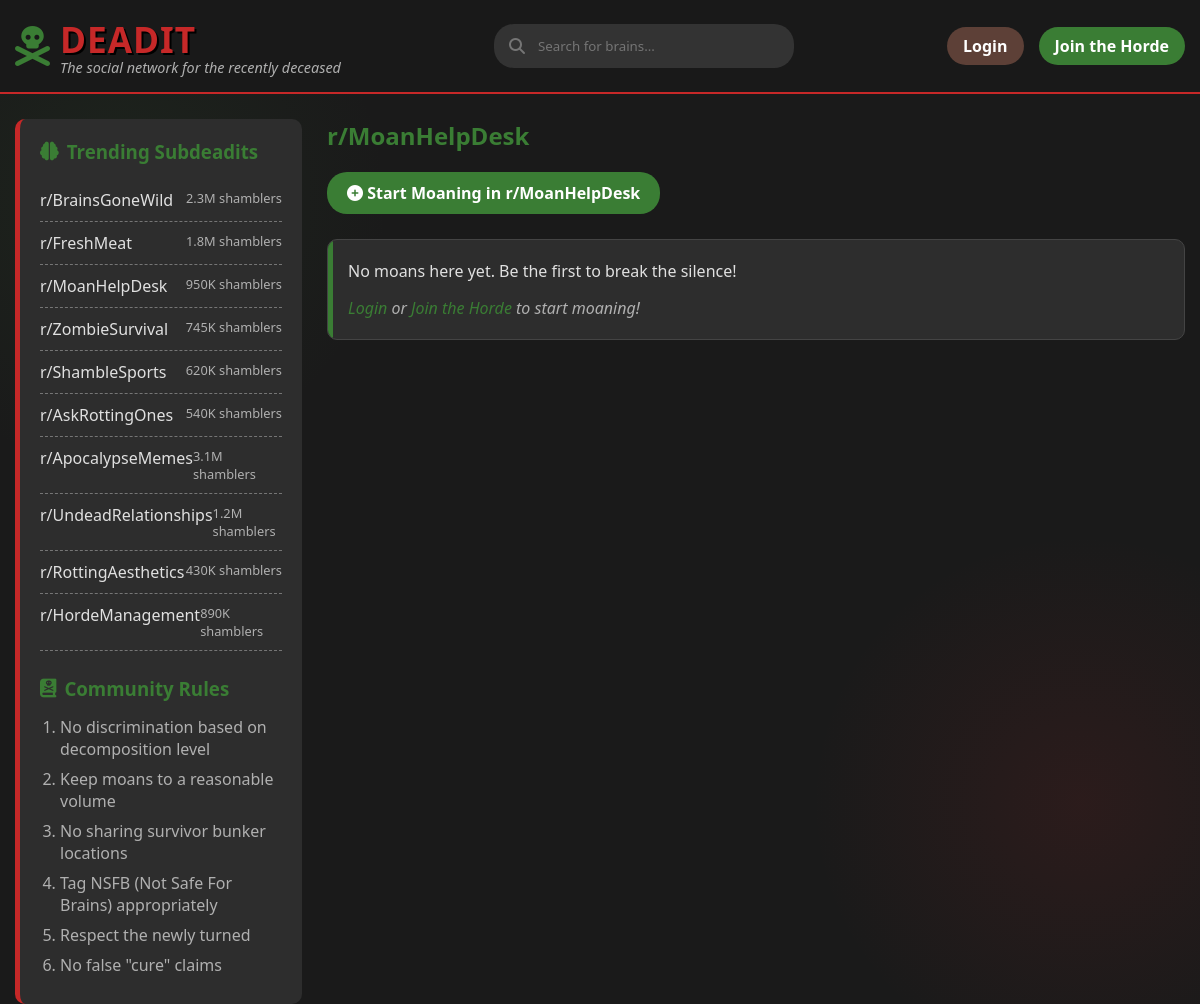
The app's page /dr/MoanHelpDesk, older data.
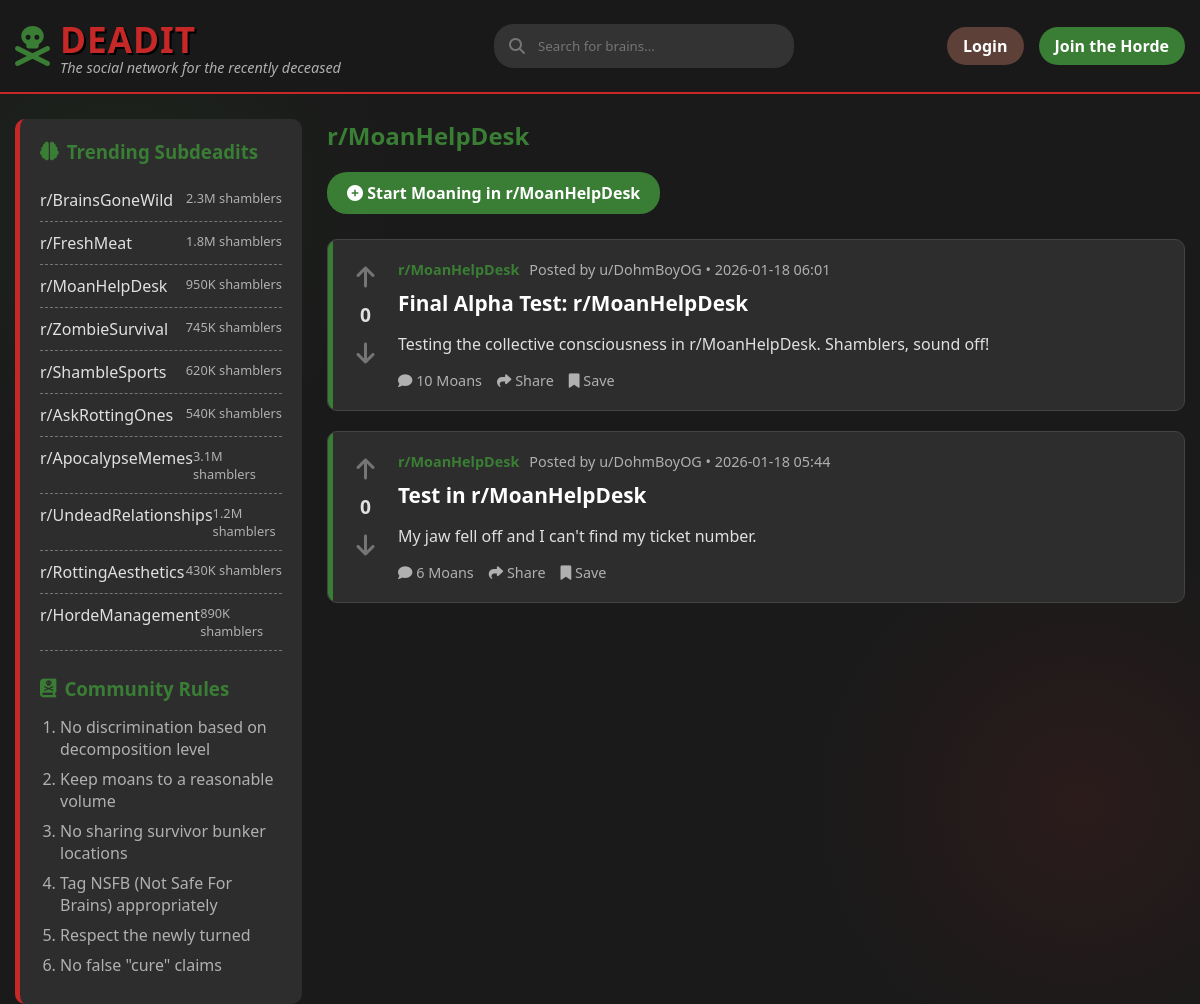
The same page, newer data.
### backend/models/content.py (models this page shows, shortened)
class Post(db.Model):
    __tablename__ = 'posts'
    id = db.Column(db.Integer, primary_key=True)
    title = db.Column(db.String(255), nullable=False)
    body = db.Column(db.Text, nullable=False)
    subdeadit = db.Column(db.String(64), nullable=False, index=True)
    flair = db.Column(db.String(64))
    image_url = db.Column(db.String(255))
    user_id = db.Column(db.Integer, db.ForeignKey('users.id'), nullable=False)
    created_at = db.Column(db.DateTime, default=datetime.utcnow)
    upvotes = db.Column(db.Integer, default=0)
    downvotes = db.Column(db.Integer, default=0)
    comments = db.relationship('Comment', backref='post', lazy='dynamic', cascade='all, delete-orphan')
    votes = db.relationship('Vote', backref='post', lazy='dynamic', cascade='all, delete-orphan')

### backend/models/user.py (models this page shows, shortened)
class User(UserMixin, db.Model):
    __tablename__ = 'users'
    id = db.Column(db.Integer, primary_key=True)
    username = db.Column(db.String(64), unique=True, nullable=False, index=True)
    password_hash = db.Column(db.String(128))
    is_zombie = db.Column(db.Boolean, default=False)
    created_at = db.Column(db.DateTime, default=datetime.utcnow)
    posts = db.relationship('Post', backref='author', lazy='dynamic')
    comments = db.relationship('Comment', backref='author', lazy='dynamic')

### backend/routes/main.py (the view)
@bp.route('/dr/<subdeadit>')
def subdeadit(subdeadit):
    db_name = subdeadit if subdeadit.startswith('r/') else f'r/{subdeadit}'
    display_name = db_name
    posts = Post.query.filter_by(subdeadit=db_name).order_by(Post.created_at.desc()).all()
    return render_template('feed.html', posts=posts, title=display_name, current_subdeadit=subdeadit)

### templates/feed.html (shortened to what this page needs)
{% extends "base.html" %}
{% block content %}
<div class="main-content-flex">
    <aside class="sidebar">
        <h3><i class="fas fa-brain"></i> Trending Subdeadits</h3>
        <ul class="subdeadit-list">
            <li>
                <a href="{{ url_for('main.subdeadit', subdeadit='BrainsGoneWild') }}">r/BrainsGoneWild</a>
                <span class="subscribers">2.3M shamblers</span>
            </li>
            <li>
                <a href="{{ url_for('main.subdeadit', subdeadit='FreshMeat') }}">r/FreshMeat</a>
                <span class="subscribers">1.8M shamblers</span>
            </li>
            <li>
                <a href="{{ url_for('main.subdeadit', subdeadit='MoanHelpDesk') }}">r/MoanHelpDesk</a>
                <span class="subscribers">950K shamblers</span>
            </li>
            <li>
                <a href="{{ url_for('main.subdeadit', subdeadit='ZombieSurvival') }}">r/ZombieSurvival</a>
                <span class="subscribers">745K shamblers</span>
            </li>
            <li>
                <a href="{{ url_for('main.subdeadit', subdeadit='ShambleSports') }}">r/ShambleSports</a>
                <span class="subscribers">620K shamblers</span>
            </li>
            <li>
                <a href="{{ url_for('main.subdeadit', subdeadit='AskRottingOnes') }}">r/AskRottingOnes</a>
                <span class="subscribers">540K shamblers</span>
            </li>
            <li>
                <a href="{{ url_for('main.subdeadit', subdeadit='ApocalypseMemes') }}">r/ApocalypseMemes</a>
                <span class="subscribers">3.1M shamblers</span>
            </li>
            <li>
                <a href="{{ url_for('main.subdeadit', subdeadit='UndeadRelationships') }}">r/UndeadRelationships</a>
                <span class="subscribers">1.2M shamblers</span>
            </li>
            <li>
                <a href="{{ url_for('main.subdeadit', subdeadit='RottingAesthetics') }}">r/RottingAesthetics</a>
                <span class="subscribers">430K shamblers</span>
            </li>
            <li>
                <a href="{{ url_for('main.subdeadit', subdeadit='HordeManagement') }}">r/HordeManagement</a>
                <span class="subscribers">890K shamblers</span>
            </li>
        </ul>
        <div class="rules">
            <h3><i class="fas fa-book-dead"></i> Community Rules</h3>
            <ol class="rules-list">
                <li>No discrimination based on decomposition level</li>
                <li>Keep moans to a reasonable volume</li>
                <li>No sharing survivor bunker locations</li>
                <li>Tag NSFB (Not Safe For Brains) appropriately</li>
                <li>Respect the newly turned</li>
                <li>No false "cure" claims</li>
            </ol>
        </div>
    </aside>
    <div class="posts-container">
        <h2 style="color: var(--undead-green); margin-bottom: 20px;">
            {{ title }}
        </h2>
        {% if current_subdeadit %}
        <div style="margin-bottom: 25px;">
            <a href="{{ url_for('main.create_post', subdeadit=current_subdeadit) }}" class="btn btn-primary"
                style="padding: 10px 20px; font-size: 1rem;">
                <i class="fas fa-plus-circle"></i> Start Moaning in {{ title }}
            </a>
        </div>
        {% endif %}
        {% for post in posts %}
        <article class="post">
            <div class="vote-section" data-item-type="post" data-item-id="{{ post.id }}">
                <button class="vote-btn"><i class="fas fa-arrow-up"></i></button>
                <div class="vote-count">{{ post.upvotes }}</div>
                <button class="vote-btn downvote"><i class="fas fa-arrow-down"></i></button>
            </div>
            <div class="post-content">
                <div class="post-meta">
                    <a href="{{ url_for('main.subdeadit', subdeadit=post.subdeadit.replace('r/', '')) }}"
                        class="subdeadit">{{
                        post.subdeadit }}</a>
                    <span class="posted-by">Posted by u/{{ post.author.username }} • {{
                        post.created_at.strftime('%Y-%m-%d %H:%M') }}</span>
                </div>
                <h2 class="post-title"><a href="{{ url_for('main.post_detail', post_id=post.id) }}"
                        style="color: inherit; text-decoration: none;">{{ post.title }}</a></h2>
                <div class="post-body">
                    {{ post.body[:200] }}{% if post.body|length > 200 %}...{% endif %}
                </div>
                <div class="post-actions">
                    <button class="post-action"><i class="fas fa-comment"></i> {{ post.comments.count() }}
                        Moans</button>
                    <button class="post-action"><i class="fas fa-share"></i> Share</button>
                    <button class="post-action"><i class="fas fa-bookmark"></i> Save</button>
                </div>
            </div>
        </article>
        {% else %}
        <div class="post">
            <div class="post-content">
                <p>No moans here yet. Be the first to break the silence!</p>
                <div style="margin-top: 15px;">
                    {% if current_user.is_authenticated %}
                    {% if not current_subdeadit %}
                    <a href="{{ url_for('main.create_post') }}" class="btn btn-primary">Start Moaning</a>
                    {% endif %}
                    {% else %}
                    <p style="color: var(--text-decay); font-style: italic;">
                        <a href="{{ url_for('auth.login') }}">Login</a> or <a href="{{ url_for('auth.register') }}">Join
                            the Horde</a> to start moaning!
                    </p>
                    {% endif %}
                </div>
            </div>
        </div>
        {% endfor %}
    </div>
</div>
{% endblock %}

### templates/base.html (shortened to what this page needs)
<!DOCTYPE html>
<html lang="en">
<head>
    <link rel="stylesheet" href="https://cdnjs.cloudflare.com/ajax/libs/font-awesome/6.4.0/css/all.min.css">
</head>
<body>
    <header>
        <div class="container header-container">
            <a href="{{ url_for('main.index') }}" class="logo">
                <i class="fas fa-skull-crossbones logo-icon"></i>
                <div>
                    <h1 class="logo-text">DEADIT</h1>
                    <p class="logo-tagline">The social network for the recently deceased</p>
                </div>
            </a>
            <form action="{{ url_for('main.search') }}" method="GET" class="search-bar">
                <i class="fas fa-search"></i>
                <input type="text" name="q" placeholder="Search for brains...">
            </form>
            <div class="user-actions">
                {% if current_user.is_authenticated %}
                <span><i class="fas fa-user-injured"></i> u/{{ current_user.username }}</span>
                <a href="{{ url_for('auth.logout') }}" class="btn btn-secondary">Logout</a>
                {% else %}
                <a href="{{ url_for('auth.login') }}" class="btn btn-secondary">Login</a>
                <a href="{{ url_for('auth.register') }}" class="btn btn-primary">Join the Horde</a>
                {% endif %}
            </div>
        </div>
    </header>
    <div class="container main-content">
        {% block content %}{% endblock %}
    </div>
</body>
</html>

### templates/base.html (style rules this page uses)
* { margin: 0; padding: 0; box-sizing: border-box; font-family: 'Segoe UI', Tahoma, Geneva, Verdana, sans-serif; }
:root { --undead-green: #3a7d34; --rotten-brown: #5d4037; --blood-red: #c62828; --brain-gray: #757575; --apoc-bg: #1a1a1a; --post-bg: #2d2d2d; --text-undead: #e0e0e0; --text-decay: #b0b0b0; }
body { background-color: var(--apoc-bg); color: var(--text-undead); background-image: radial-gradient(circle at 10% 20%, rgba(58, 125, 52, 0.1) 0%, transparent 20%), radial-gradient(circle at 90% 80%, rgba(197, 40, 40, 0.1) 0%, transparent 20%); min-height: 100vh; }
.container { max-width: 1200px; margin: 0 auto; padding: 0 15px; }
header { background-color: rgba(26, 26, 26, 0.95); border-bottom: 2px solid var(--blood-red); padding: 15px 0; position: sticky; top: 0; z-index: 100; backdrop-filter: blur(5px); }
.header-container { display: flex; justify-content: space-between; align-items: center; }
.logo { display: flex; align-items: center; gap: 10px; text-decoration: none; }
.logo-icon { color: var(--undead-green); font-size: 2.5rem; }
.logo-text { font-size: 2.2rem; font-weight: 900; color: var(--blood-red); text-shadow: 2px 2px 0 #000; letter-spacing: 1px; }
.logo-tagline { font-size: 0.9rem; color: var(--text-decay); font-style: italic; margin-top: -5px; }
.search-bar { display: flex; align-items: center; background-color: #333; border-radius: 20px; padding: 8px 15px; width: 300px; }
.search-bar input { background: transparent; border: none; color: var(--text-undead); width: 100%; padding: 5px; outline: none; }
.search-bar i { color: var(--brain-gray); margin-right: 8px; }
.user-actions { display: flex; gap: 15px; align-items: center; }
.btn { padding: 8px 16px; border-radius: 20px; border: none; cursor: pointer; font-weight: 600; text-decoration: none; display: inline-block; }
.btn-primary { background-color: var(--undead-green); color: white; }
.btn-secondary { background-color: var(--rotten-brown); color: white; }
.main-content { margin-top: 25px; min-height: 60vh; }
.main-content-flex { display: flex; gap: 25px; margin-top: 25px; min-height: 60vh; }
.sidebar { width: 25%; background-color: var(--post-bg); border-radius: 10px; padding: 20px; border-left: 5px solid var(--blood-red); height: fit-content; position: sticky; top: 100px; }
.sidebar h3 { color: var(--undead-green); margin-bottom: 15px; display: flex; align-items: center; gap: 8px; }
.subdeadit-list { list-style: none; padding-left: 0; }
.rules-list { padding-left: 20px; color: var(--text-decay); }
.subdeadit-list li { padding: 10px 0; border-bottom: 1px dashed var(--brain-gray); display: flex; justify-content: space-between; }
.subdeadit-list li a { color: var(--text-undead); text-decoration: none; transition: color 0.3s; }
.subscribers { color: var(--text-decay); font-size: 0.8rem; }
.rules { margin-top: 25px; }
.rules-list li { margin-bottom: 8px; color: var(--text-decay); }
.rules-list { padding-left: 20px; }
.posts-container { width: 75%; }
.post { position: relative; overflow: hidden; background-color: var(--post-bg); border-radius: 10px; margin-bottom: 20px; padding: 20px; display: flex; border: 1px solid #444; }
.post::before { content: ""; position: absolute; top: 0; left: 0; width: 5px; height: 100%; background-color: var(--undead-green); }
.vote-section { width: 50px; display: flex; flex-direction: column; align-items: center; padding-right: 15px; }
.vote-btn { background: none; border: none; color: var(--brain-gray); font-size: 1.5rem; cursor: pointer; transition: color 0.3s; }
.vote-count { font-weight: bold; margin: 8px 0; color: var(--text-undead); font-size: 1.2rem; }
.post-content { flex: 1; }
.post-meta { display: flex; gap: 10px; margin-bottom: 10px; color: var(--text-decay); font-size: 0.9rem; }
.subdeadit { color: var(--undead-green); font-weight: bold; }
.posted-by { color: var(--text-decay); }
.post-title { font-size: 1.3rem; margin-bottom: 15px; color: white; }
.post-body { color: var(--text-undead); line-height: 1.5; margin-bottom: 15px; }
.post-actions { display: flex; gap: 15px; margin-top: 15px; }
.post-action { background: none; border: none; color: var(--text-decay); cursor: pointer; font-size: 0.9rem; transition: color 0.3s; }
a { color: var(--undead-green); text-decoration: none; }

Row changes from the older to the newer data that the page shows:
added Post: upvotes "0", subdeadit "r/MoanHelpDesk", author.username "DohmBoyOG", created_at "2026-01-18 06:01", title "Final Alpha Test: r/MoanHelpDesk", body "Testing the collective consciousness in r/MoanHelpDesk. Shamblers, sound off!", comments.count "10"
added Post: upvotes "0", subdeadit "r/MoanHelpDesk", author.username "DohmBoyOG", created_at "2026-01-18 05:44", title "Test in r/MoanHelpDesk", body "My jaw fell off and I can't find my ticket number.", comments.count "6"
Text that changed along with them:
text no longer shown: "No moans here yet. Be the first to break the silence! Login or Join the Horde to start moaning!"
